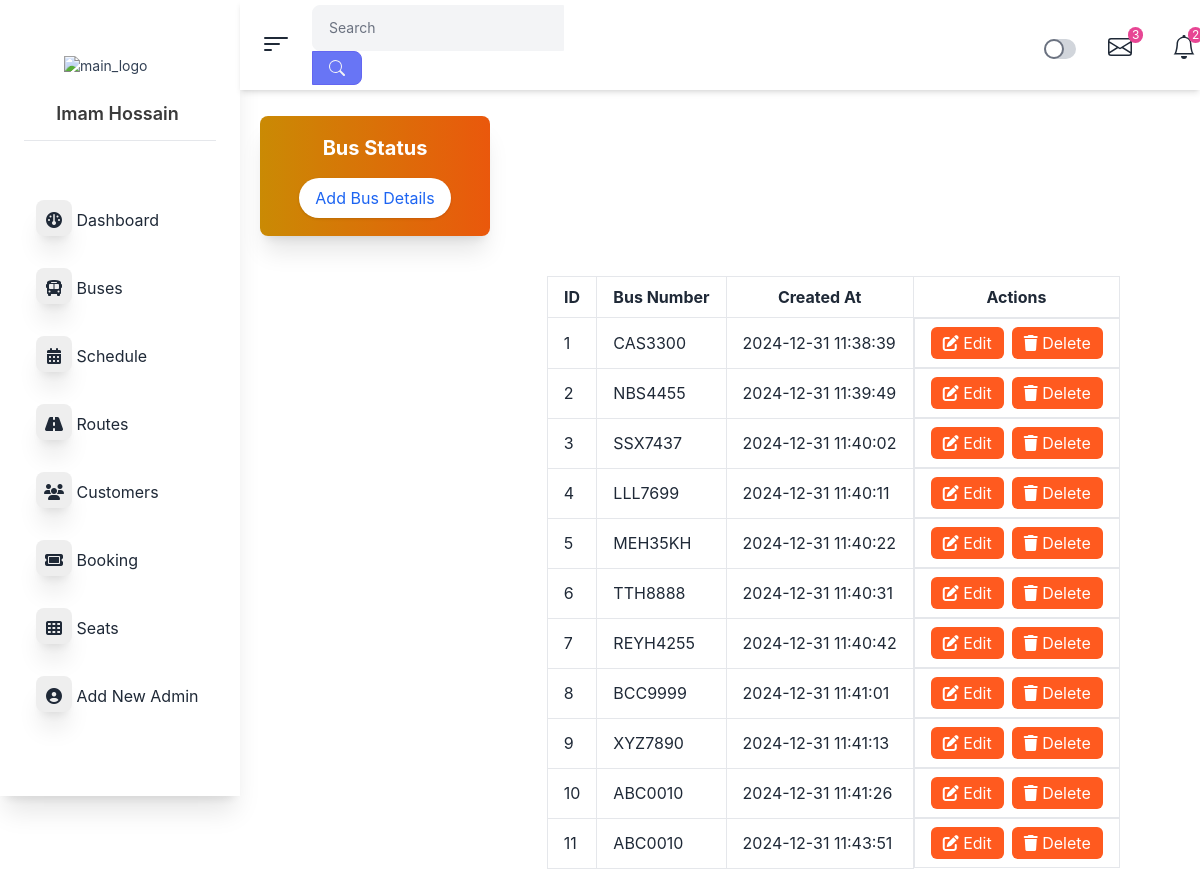
/AdminPanle/dashboard.php?pages=buses, run on the app's committed database.
### tables this page shows
CREATE TABLE `buses` (
  `id` int(100) NOT NULL,
  `bus_no` varchar(255) DEFAULT NULL,
  `bus_assigned` tinyint(1) NOT NULL,
  `bus_create` datetime NOT NULL DEFAULT current_timestamp()
);

### AdminPanle/pages/buses.php (the view, shortened to what this page needs)
<?php
$conn = mysqli_connect("localhost", "root", "", "shohoz_bus");
$sql = "SELECT * FROM buses";
$result = $conn->query($sql);
?>
<!DOCTYPE html>
<html lang="en">
<head>
    <link href="https://cdn.jsdelivr.net/npm/daisyui@4.12.14/dist/full.min.css" rel="stylesheet" type="text/css" />
    <link href="https://cdn.jsdelivr.net/npm/flowbite@2.5.2/dist/flowbite.min.css" rel="stylesheet" />
    <script src="https://cdn.tailwindcss.com"></script>
</head>
<body>
<section id="content" class="w-full">
    <div class="">
        <div class="bg-gradient-to-r from-yellow-600 to-orange-600 w-[230px] h-[120px] shadow-xl rounded-lg flex flex-col items-center justify-center p-4 text-white">
            <h2 class="text-xl font-bold mb-2">Bus Status</h2>
            <button id="openModalBtn" class="mt-2 px-4 py-2 bg-white text-blue-600 rounded-full shadow hover:bg-gray-100">
                Add Bus Details
            </button>
        </div>
        <div class="overflow-x-auto mt-10 ml-[50%] w-full mb-6">
            <table class="min-w-full table-auto border-collapse">
                <thead>
                    <tr>
                        <th class="px-4 py-2 border">ID</th>
                        <th class="px-4 py-2 border">Bus Number</th>
                        <th class="px-4 py-2 border">Created At</th>
                        <th class="px-4 py-2 border">Actions</th>
                    </tr>
                </thead>
                <tbody>
                <?php
                    if ($result->num_rows > 0) {
                        $count = 1;
                        while ($row = $result->fetch_assoc()) {
                            echo "
                                <tr>
                                    <td class='px-4 py-2 border'>{$count}</td>
                                    <td class='px-4 py-2 border'>{$row['bus_no']}</td>
                                    <td class='px-4 py-2 border'>{$row['bus_create']}</td>
                                    <td class='px-4 flex gap-2 py-2 border text-center'>
                                        <a href='#'
                                        class='text-white rounded-md px-3 py-1 bg-orange-500 edit-button'
                                        data-id='{$row['id']}'
                                        data-bus-no='{$row['bus_no']}'>
                                        <i class='fas fa-edit'></i> Edit
                                        </a>
                                        <a href='dashboard.php?pages=buses&deleteId={$row['id']}' data-tip='Delete Routes'
                                        class='text-white rounded-md px-3 py-1 bg-orange-500'
                                        onclick='return confirm(\"Are you sure you want to delete this bus?\");'>
                                        <i class='fas fa-trash'></i> Delete
                                        </a>
                                    </td>
                                </tr>
                            ";
                            $count++;
                        }
                    } else {
                        echo "<tr><td colspan='4' class='text-center py-4'>No Bus Available</td></tr>";
                    }
                    ?>
                </tbody>
            </table>
        </div>
    </div>
</section>
</body>
</html>

### AdminPanle/dashboard.php (shortened to what this page needs)
<!DOCTYPE html>
<html lang="en" data-theme="light">
<head>
    <link href="https://cdn.jsdelivr.net/npm/daisyui@4.12.14/dist/full.min.css" rel="stylesheet" type="text/css" />
    <link href="https://cdn.jsdelivr.net/npm/flowbite@2.5.2/dist/flowbite.min.css" rel="stylesheet" />
    <script src="https://cdn.tailwindcss.com"></script>
</head>
<body>
    <section>
        <div class="flex h-[100vh]">
            <div class="fixed z-50 w-[20%]">
                <?php require_once("./pages/siderbar.php")?>
            </div>
            <div class=" ml-[20%] flex h-full">
                <div class="z-50">
                    <?php require_once("./pages/navbar.php")?>
                </div>
                <div>
                <main class="w-full pl-5 py-5 mt-24 -z-50">
                    <?php
                    $page = isset($_GET['pages']) ? $_GET['pages'] : 'dashboard';
                    $file = "./pages/{$page}.php";
                    if (file_exists($file)) {
                        include $file;
                    } else {
                        echo "<h1 class='text-2xl'>Page not found</h1>";
                    }
                    ?>
                </main>
                </div>
            </div>
        </div>
    </section>
</body>
</html>

### AdminPanle/pages/siderbar.php (shortened to what this page needs)
<!DOCTYPE html>
<html lang="en" data-theme="light">
<head>
    <link href="https://cdn.jsdelivr.net/npm/daisyui@4.12.14/dist/full.min.css" rel="stylesheet" type="text/css" />
    <link href="https://cdn.jsdelivr.net/npm/flowbite@2.5.2/dist/flowbite.min.css" rel="stylesheet" />
    <script src="https://cdn.tailwindcss.com"></script>
</head>
<body>
    <section>
    <div class="">
            <div class="fixed w-[20%] h-full shadow-xl pt-8 bg-[#ffffff]" style="height: calc(100vh - 4px);">
                <div class="h-20">
                    <a class="block px-8 py-6 m-0 text-sm whitespace-nowrap text-slate-700 dark:text-white" href="" target="_blank">
                        <img src="https://i.ibb.co.com/5Y53PdM/shohoz-logo-new.png" class="h-full max-w-full transition-all duration-200 ease-soft-in-out max-h-9 ml-8 dark:inline-block" alt="main_logo">
                    </a>
                    <div class="text-center">
                        <p class="font-semibold transition-all text-lg ml-[-5px] duration-200 text-[#3a3a3a]">Imam Hossain</p>
                    </div>
                    <hr class="mx-6 mt-3">
                </div>
                <div class="mt-20 px-6">
                    <ul class="w-full ">
                        <li class="mb-4 rounded-lg text-base hover:text-[#11BE86] hover:bg-[#e5e7eb] py-2 px-3"><a href="dashboard.php?pages=adminDash"><i class="fa-solid fa-gauge w-9 h-9 bg-[#eeeeee] shadow-xl rounded-lg text-center  pt-3"></i> Dashboard</a></li>
                        <li class="mb-4 rounded-lg text-base hover:bg-[#e5e7eb] py-2 px-3"><a href="dashboard.php?pages=buses"><i class="fa-solid fa-bus w-9 h-9 bg-[#eeeeee] shadow-xl rounded-lg text-center  pt-3"></i> Buses</a></li>
                        <li class="mb-4 rounded-lg text-base hover:bg-[#e5e7eb] py-2 px-3"><a href=""><i class="fa-solid fa-calendar-days w-9 h-9 bg-[#eeeeee] shadow-xl rounded-lg text-center  pt-3"></i> Schedule </a></li>
                        <li class="mb-4 rounded-lg text-base hover:bg-[#e5e7eb] py-2 px-3"><a href="dashboard.php?pages=routes"><i class="fa-solid fa-road w-9 h-9 bg-[#eeeeee] shadow-xl rounded-lg text-center  pt-3"></i> Routes</a></li>
                        <li class="mb-4 rounded-lg text-base hover:bg-[#e5e7eb] py-2 px-3"><a href=""><i class="fa-solid fa-users w-9 h-9 bg-[#eeeeee] shadow-xl rounded-lg text-center  pt-3"></i> Customers</a></li>
                        <li class="mb-4 rounded-lg text-base hover:bg-[#e5e7eb] py-2 px-3"><a href=""><i class="fa-solid fa-ticket w-9 h-9 bg-[#eeeeee] shadow-xl rounded-lg text-center  pt-3"></i> Booking</a></li>
                        <li class="mb-4 rounded-lg text-base hover:bg-[#e5e7eb] py-2 px-3"><a href=""><i class="fa-solid fa-th w-9 h-9 bg-[#eeeeee] shadow-xl rounded-lg text-center  pt-3"></i> Seats</a></li>
                        <li class="mb-4 rounded-lg text-base hover:bg-[#e5e7eb] py-2 px-3"><a href=""><i class="fa-solid fa-circle-user w-9 h-9 bg-[#eeeeee] shadow-xl rounded-lg text-center  pt-3"></i> Add New Admin</a></li>
                    </ul>
                </div>
            </div>
        </div>
    </section>
</body>
</html>

### AdminPanle/pages/navbar.php (shortened to what this page needs)
<!DOCTYPE html>
<html lang="en" data-theme="light">
<head>
    <link href="https://cdn.jsdelivr.net/npm/daisyui@4.12.14/dist/full.min.css" rel="stylesheet" type="text/css" />
    <link href="https://cdn.jsdelivr.net/npm/flowbite@2.5.2/dist/flowbite.min.css" rel="stylesheet" />
    <script src="https://cdn.tailwindcss.com"></script>
</head>
<body>
    <section>
            <div class="fixed px-5 bg-white flex w-[80%] items-center h-[90px] shadow-md">
                <button class="">
                </button>
                <form action="" class="mx-5 ">
                    <div class="flex flex-wrap items-stretch w-full relative">
                        <input type="text" name="searchInp" id="searchInp" placeholder="Search" class="flex-shrink flex-grow max-w-full leading-5 relative text-sm py-3 px-4 rounded-l-lg text-gray-800 bg-gray-100 overflow-x-auto focus:outline-none border border-gray-100 focus:border-gray-200 focus:ring-0 dark:text-gray-400 dark:bg-gray-700 dark:border-gray-700 dark:focus:border-gray-600">
                        <div class="flex -mr-px">
                            <button class="flex items-center py-2 rounded-r-lg px-4 ltr:-ml-1 rtl:-mr-1 ltr:rounded-r rtl:rounded-l leading-5 text-gray-100 bg-indigo-500 border border-indigo-500 hover:text-white hover:bg-indigo-600 hover:ring-0 hover:border-indigo-600 focus:bg-indigo-600 focus:border-indigo-600 focus:outline-none focus:ring-0">
                                <svg xmlns="http://www.w3.org/2000/svg" viewBox="0 0 16 16" width="1em" height="1em" fill="currentColor" class="bi bi-search"><path d="M11.742 10.344a6.5 6.5 0 1 0-1.397 1.398h-.001q.044.06.098.115l3.85 3.85a1 1 0 0 0 1.415-1.414l-3.85-3.85a1 1 0 0 0-.115-.1zM12 6.5a5.5 5.5 0 1 1-11 0 5.5 5.5 0 0 1 11 0"></path></svg>
                            </button>
                        </div>
                    </div>
                </form>
                    <ul class="flex gap-2 ml-[50%] items-center mt-2">
                        <li class="relative ">
                            <div class="relative">
                                <div class="relative w-8 py-3">
                                    <input type="checkbox" name="lightdark" id="labele" class="toggle-checkbox absolute block w-5 h-5 rounded-full bg-white dark:bg-gray-700 border-2 dark:border-gray-700 appearance-none cursor-pointer" value="1">
                                </div>
                            </div>
                        </li>
                        <li class="relative">
                            <button class="py-3 px-4 ml-2 flex text-sm rounded-full focus:outline-none" id="user-messages" type="button" aria-haspopup="menu" aria-expanded="false" data-headlessui-state="">
                                <div class="relative inline-block">
                                    <div class="relative inline-block">
                                        <span class="flex justify-center absolute -top-2 ml-5 ltr:-right-1 rtl:-left-1 text-center bg-pink-500 px-1 text-white rounded-full text-xs">
                                        <span class="align-self-center">3</span>
                                        </span>
                                    </div>
                                </div>
                            </button>
                        </li>
                        <li class="relative">
                            <button class="py-3 px-4 flex text-sm rounded-full focus:outline-none" id="user-menu-button" type="button" aria-haspopup="menu" aria-expanded="false" data-headlessui-state="">
                                <div class="relative inline-block">
                                    <div class="relative inline-block">
                                        <span class="flex justify-center absolute -top-2 ltr:-right-1 ml-4 rtl:-left-1 text-center bg-pink-500 px-1 text-white rounded-full text-xs"><span class="align-self-center">2</span></span>
                                    </div>
                                </div>
                            </button>
                        </li>
                    </ul>
            </div>
    </section>
</body>
</html>

### data on the page
buses: bus_no "CAS3300", bus_create "2024-12-31 11:38:39"
buses: bus_no "NBS4455", bus_create "2024-12-31 11:39:49"
buses: bus_no "SSX7437", bus_create "2024-12-31 11:40:02"
buses: bus_no "LLL7699", bus_create "2024-12-31 11:40:11"
buses: bus_no "MEH35KH", bus_create "2024-12-31 11:40:22"
buses: bus_no "TTH8888", bus_create "2024-12-31 11:40:31"
buses: bus_no "REYH4255", bus_create "2024-12-31 11:40:42"
buses: bus_no "BCC9999", bus_create "2024-12-31 11:41:01"
buses: bus_no "XYZ7890", bus_create "2024-12-31 11:41:13"
buses: bus_no "ABC0010", bus_create "2024-12-31 11:41:26"
buses: bus_no "ABC0010", bus_create "2024-12-31 11:43:51"
